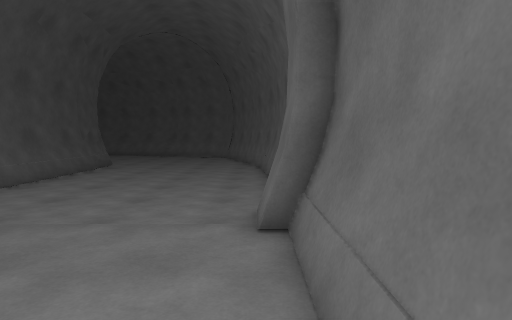
[1] (above)

15 first-person views from a walk through a scene from a Unity 3-D project. The camera is 1.5 m above the floor, tilts 4° down and sees 75° across. The floor is counted in squares, 1 m on a side. Each view is taken from the middle of a square. On the plan, view 1 faces up. The plan holds only what a view shows up to about 15 squares ahead; the rest is blank. The place goes on beyond the plan.

[2]
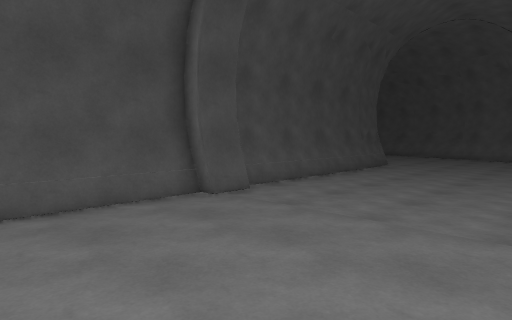

[3]
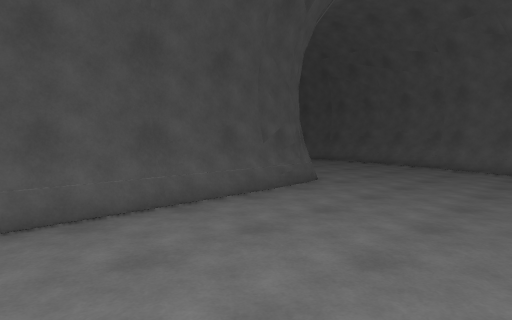

[4]
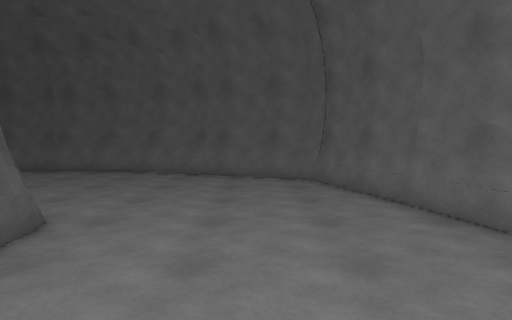

[5]
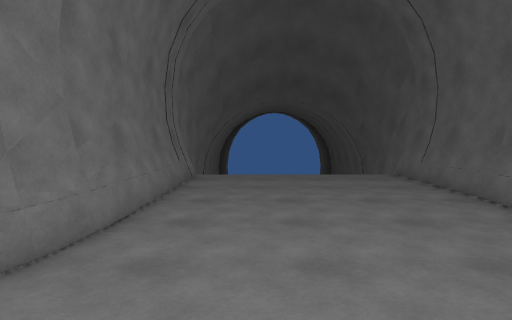

[6]
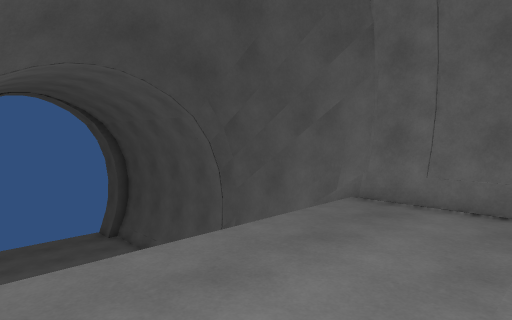

[7]
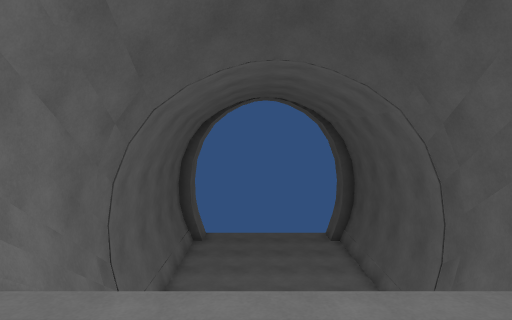

[8]
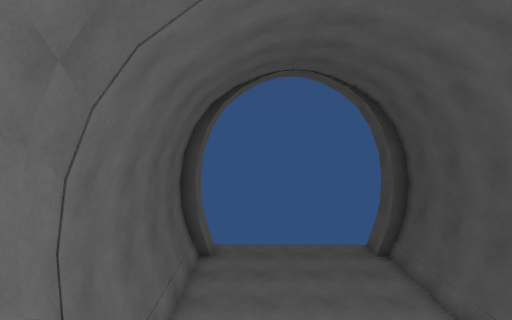

[9]
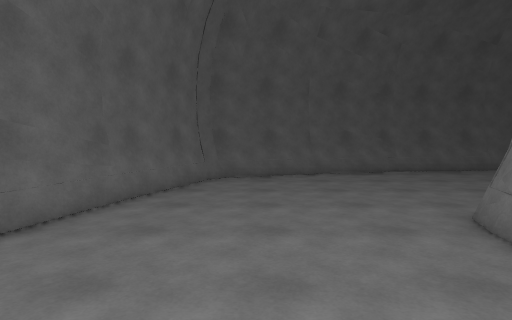

[10]
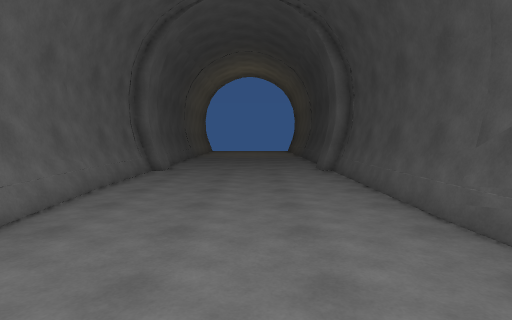

[11]
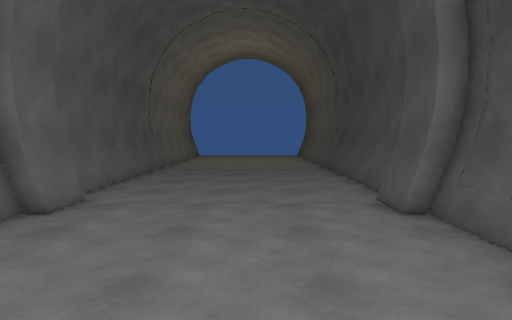

[12]
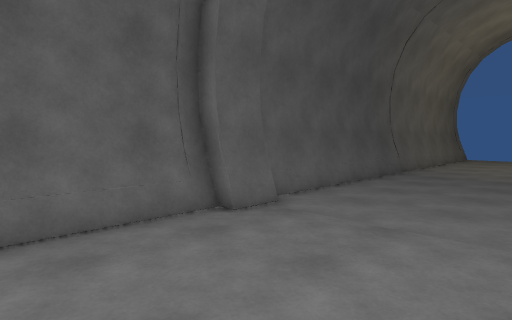

[13]
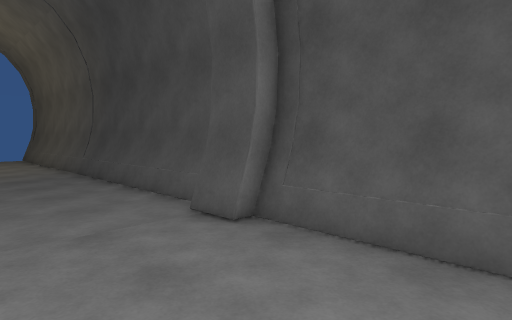

[14]
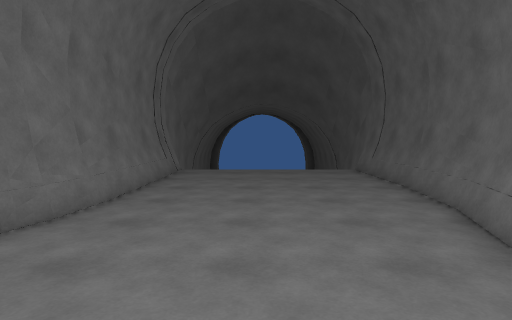

[15]
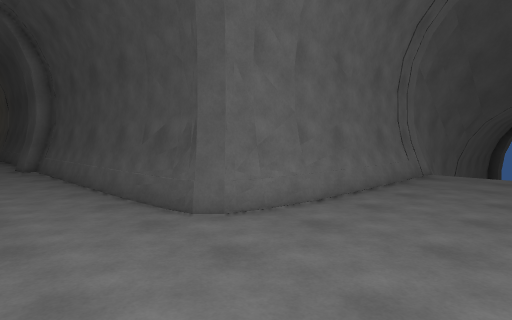

### Floor plan
Key: @ floor where view 1 was taken; # wall or solid block; . main floor; - floor 4 m lower than the main floor; / step, stairs or slope; = window, fence, low wall or low ledge.
Columns run from 34 left of view 1 to 1 right of it. Each row starts with its distance up from view 1.
 27 ##########################
 26 ##------        .......==####
 25  -------        ............####
 24  -------        ..............###
 23  -------        ................##
 22  -------        .................#
 21  -------       /.................##
 20  -------        .................##
 19 ##------        ..................#
 18  ##########################.......#
 17                           #.......##
 16                           #.......=#
 15                           #........#
 14                           #........#
 13                           #........#
 12                           #........#
 11                           #........#
 10                           #........#
  9                           #........#
  8                           #........#
  7                           #........#
  6                           ##.......#
  5                           ##.......#
  4                           #........#
  3                           #........#
  2                           #........#
  1                           #........#
  0                           #.......@#
 -1                           #........#
 -2                           #........#

Positions as (right, up) in squares from view 1, and headings:
1: (0, 0), facing up
2: (0, 0), facing up-left
3: (-1, 8), facing up-left
4: (-4, 12), facing up
5: (-5, 21), facing left
6: (-14, 19), facing up-left
7: (-15, 22), facing left
8: (-19, 21), facing left
9: (-14, 22), facing right
10: (-4, 21), facing down
11: (-4, 13), facing down
12: (-5, 11), facing down-right
13: (-3, 11), facing down-left
14: (-3, 22), facing left
15: (-4, 23), facing down-left
